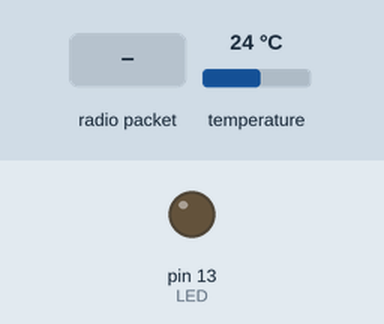
Simulated run of this sketch. Board: Arduino Uno, built with avr-gcc and run on an emulated ATmega328P. Shown: output pins drawn as LEDs (lit = HIGH). Inputs (shaded band) come from the test bench; at power-on: temperature 24 °C. No radio packets arrive unless stated; pins used as bus, display or sensor lines are not drawn; what the sketch prints to the serial monitor is not drawn.

Above: at 1.3 s.
1.4 s: radio packet "1" arrives
At 1.8 s:
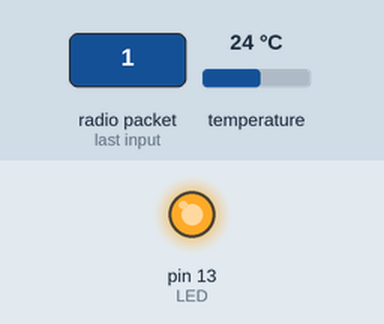
3.4 s: radio packet "0" arrives
At 18.1 s:
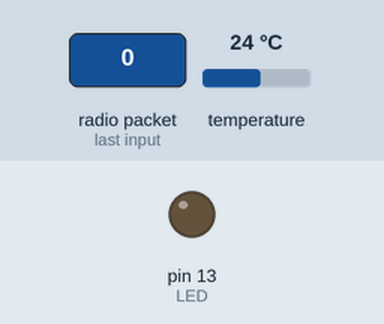
Timing chart, 0 to 19.6 s (numbered marks = the images above; inputs shaded):
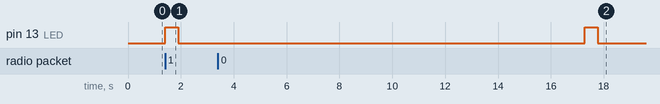

The sketch:

rf95_client.ino
```cpp
#include <SPI.h>
#include <RH_RF95.h>
#include <Wire.h>
#include <Adafruit_MCP9808.h>

#define LED 13
#define RFM95_CS 10
#define RFM95_RST 9
#define RFM95_INT 2
#define node_id "A"

#define RF95_FREQ 868.0

RH_RF95 rf95(RFM95_CS, RFM95_INT);

Adafruit_MCP9808 tempsensor = Adafruit_MCP9808();

void setup() {
  pinMode(LED,OUTPUT);
  digitalWrite(LED,LOW);
  pinMode(RFM95_RST,OUTPUT);
  digitalWrite(RFM95_RST,HIGH);

  //while (!Serial);
  Serial.begin(9600);
  delay(100);

  Serial.println("Arduino LoRa TX Test!");

  digitalWrite(RFM95_RST,LOW);
  delay(10);
  digitalWrite(RFM95_RST,HIGH);
  delay(10);

  while (!rf95.init()) {
    Serial.println("LoRa radio init failed");
    while (1);
  }
  Serial.println("LoRa radio init OK!");

  if (!rf95.setFrequency(RF95_FREQ)) {
    Serial.println("setFrequency failed");
    while (1);
  }
  Serial.print("Set Freq to: ");
  Serial.println(RF95_FREQ);
  rf95.setTxPower(23,false);

  if (!tempsensor.begin()) {
    Serial.println("Couldn't find MCP9808!");
    while (1);
  }
}

int16_t packetnum = 0;

void loop() {
  tempsensor.shutdown_wake(0);   // Don't remove this line! required before reading temp
  float c = tempsensor.readTempC();
  Serial.print("Temp: "); Serial.println(c);
  delay(250);
  tempsensor.shutdown_wake(1); // shutdown MSP9808 - power consumption ~0.1 mikro Ampere

  Serial.println("Sending to rf95_server");

  String radiopacket = "";
  radiopacket += String(packetnum++);
  radiopacket += ",";
  radiopacket += node_id;
  radiopacket += ",";
  radiopacket += String(c);

  Serial.print("Sending ");
  Serial.println(radiopacket);
  delay(10);
  rf95.send((uint8_t*)radiopacket.c_str(), radiopacket.length()+1);

  Serial.println("Waiting for packet to complete...");
  delay(10);
  rf95.waitPacketSent();

  uint8_t buf[RH_RF95_MAX_MESSAGE_LEN];
  uint8_t len = sizeof(buf);

  Serial.println("Waiting for reply...");
  delay(10);

  if (rf95.waitAvailableTimeout(1000)) {
    if (rf95.recv(buf, &len)) {
      digitalWrite(LED,HIGH);
      Serial.print("Got reply: ");
      Serial.println((char*)buf);
      Serial.print("RSSI: ");
      Serial.println(rf95.lastRssi(),DEC);
      delay(500);
      digitalWrite(LED,LOW);
    } else {
      Serial.println("Receive failed");
      digitalWrite(LED,LOW);
    }
  } else {
    Serial.println("No reply, is there a listener around?");
      digitalWrite(LED,LOW);
  }

  delay(15000);
}
```

Measured:
- after the input at 1.4 s, pin 13 (LED): LOW → HIGH at once, → LOW 0.50 s later
- after the input at 3.4 s, pin 13 (LED): LOW → HIGH after 13.9 s, → LOW 0.50 s later
